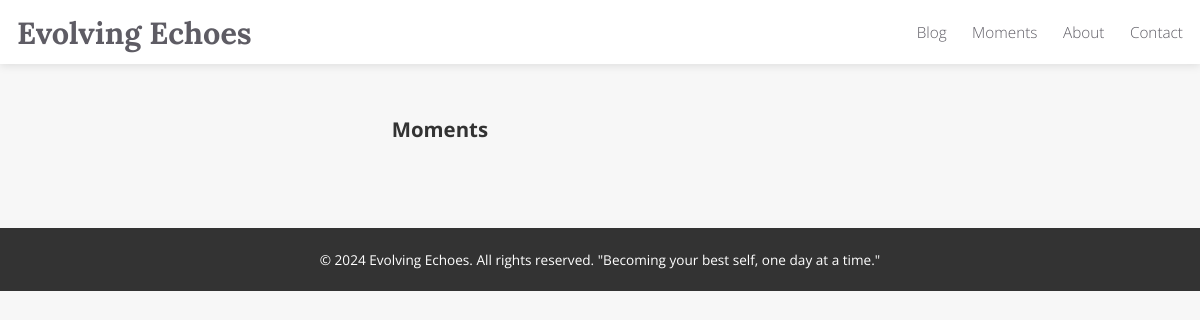
Page /moments/ on the earlier database version.
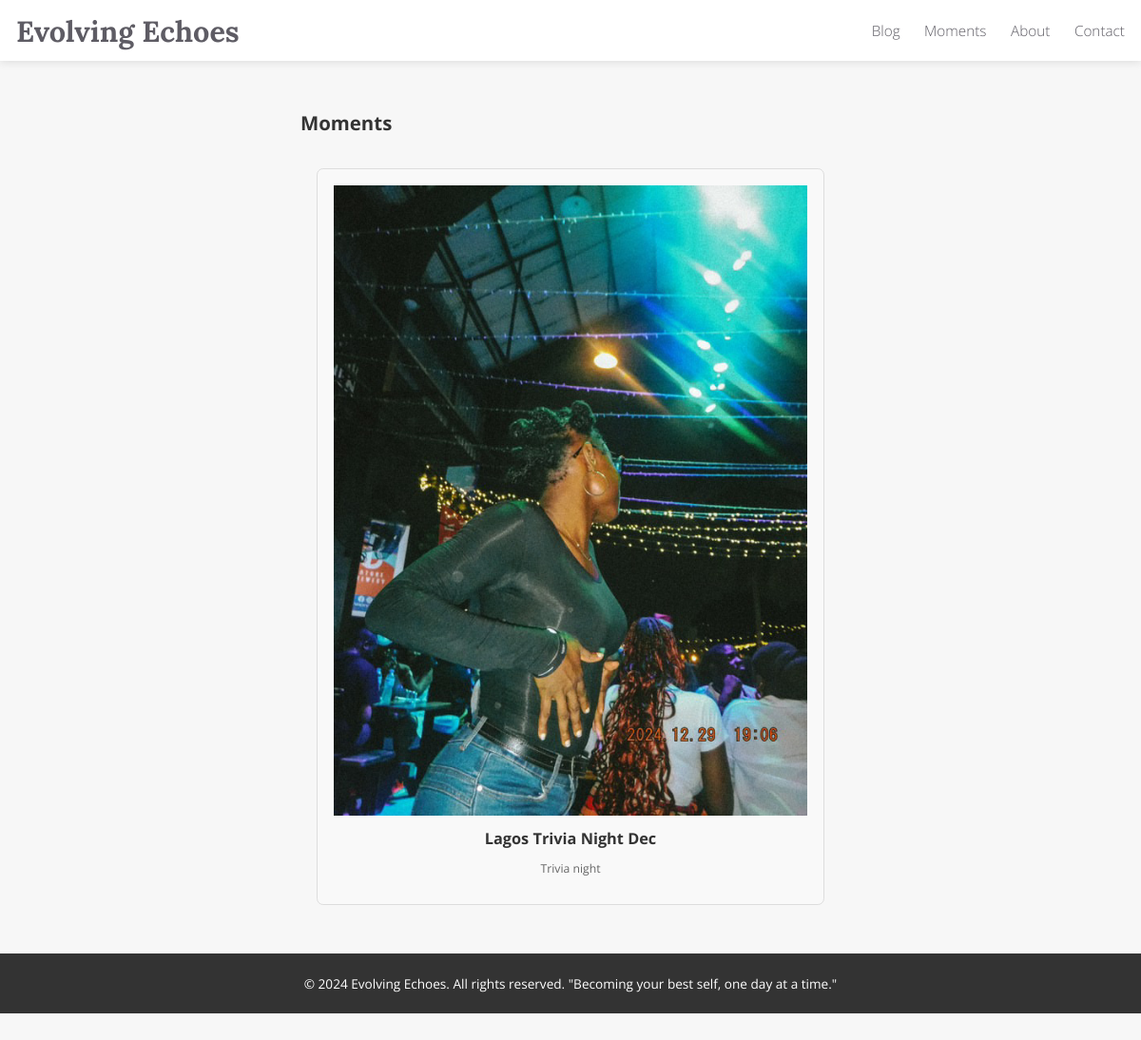
Same page on the later database version.
### blog/models.py (models this page shows, shortened)
class Moment(models.Model):
    title = models.CharField(max_length=100)
    description = models.TextField(blank=True, null=True)
    date_created = models.DateTimeField(auto_now_add=True)
    category = models.CharField(max_length=50, blank=True, null=True)  # Optional

class MomentMedia(models.Model):
    moment = models.ForeignKey(Moment, related_name='media', on_delete=models.CASCADE)
    file = models.FileField(upload_to='moments_media/')
    is_video = models.BooleanField(default=False)  # Flag to differentiate videos from images

### blog/views.py (the view)
# urls.py: path('moments/', views.moments_list, name='moments_list'),
def moments_list(request):
    moments = Moment.objects.all().order_by('-date_created')
    return render(request, 'blog/moments_list.html', {'moments': moments})

### blog/templates/blog/moments_list.html
{% extends 'blog/base.html' %}
{% block content %}
<h2>Moments</h2>
<div class="post-grid">
    {% for moment in moments %}
    <div class="post-card">
        <a href="{% url 'moment_detail' moment.id %}">
            {% if moment.media.first %}
            <img src="{{ moment.media.first.file.url }}" alt="{{ moment.title }}">
            {% else %}
            <img src="/static/images/placeholder.jpg" alt="Placeholder">
            {% endif %}
            <h3>{{ moment.title }}</h3>
        </a>
        <p>{{ moment.description|linebreaks }}</p>
    </div>
    {% endfor %}
</div>
{% endblock %}

Differences in the rows shown:
added Moment: media.first.file (picture), title "Lagos Trivia Night Dec", description "Trivia night"
